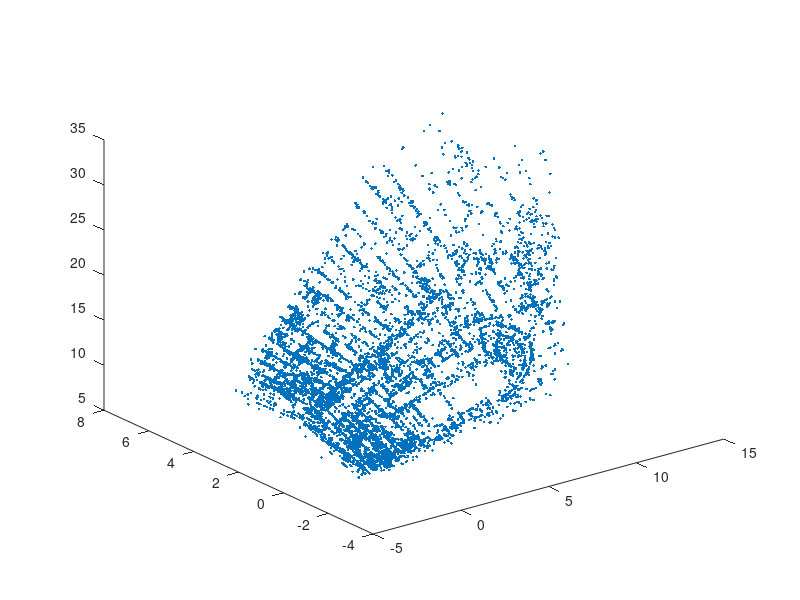

Reproduce this figure in MATLAB. (Note: this script raises an error after producing the figure.)
clear all
close all 
load('compEx1data.mat');


% 3D ploting and camera centers along with its axis ploting
figure(1);
p=plot3(X(1,:),X(2,:),X(3,:),'.');
p.MarkerSize= 4;
axis equal;
% camera plotting
for i = 1: numel(P)
    hold on
    plotcams(P);
end
P_matrix= cell2mat(P(1,1));

%3d points projection
projection = P_matrix*X;
xproj = pflat(projection);
figure (2);
%  imshow( char(imfiles(1)), 'InitialMagnification',150);
%  hold on
%  plot(projection(2,1:end),projection(1,1:end),'r.' )
%  axis equal
im = imread(imfiles{1});
visible = isfinite(x{1}(1 ,:));
imshow(im,'InitialMagnification','fit');
axis equal

hold on

plot(x{1}(2, visible),max(x{1}(1, visible))-x{1}(1, visible),'*');
plot(xproj(2,visible), max(xproj(1,visible))-xproj(1,visible),'ro');
axis equal


%projective transformations

t1 =[1 0 0 0
    0 4 0 0
    0 0 1 0
    1/10 1/10 0 1];
t2 =[1 0 0 0
    0 1 0 0
    0 0 1 0
    1/16 1/16 0 1];

new_3d_points_1 = t1*X;
new_3d_points_2 = t2*X;
new_3d_points_1 =pflat(new_3d_points_1);
new_3d_points_2 =pflat(new_3d_points_2);
figure(3)
p=plot3(new_3d_points_1(1,:),new_3d_points_1(2,:),new_3d_points_1(3,:),'.');
p.MarkerSize= 4;
p_new_cell_array = {};
for i = 1: numel(P)
    P_matrix= cell2mat(P(1,i));
    P_new_matrix = P_matrix*inv(t1);
    p_new_cell_array{1,i}=P_new_matrix;

end
p_p1 = p_new_cell_array;
hold on 
plotcams(p_new_cell_array);
axis equal
figure(6)
p=plot3(new_3d_points_2(1,:),new_3d_points_2(2,:),new_3d_points_2(3,:),'.');
p.MarkerSize= 4;
p_new_cell_array = {};
for i = 1: numel(P)
    P_matrix= cell2mat(P(1,i));
    P_new_matrix = P_matrix*inv(t2);
    p_new_cell_array{1,i}=P_new_matrix;

end
p_p2= p_new_cell_array;
hold on 
plotcams(p_new_cell_array);
axis equal

P_matrix= cell2mat(p_p1(1,1));

%3d points projection
projection = P_matrix*new_3d_points_1;
xproj = pflat(projection);
figure (4);
%  imshow( char(imfiles(1)), 'InitialMagnification',150);
%  hold on
%  plot(projection(2,1:end),projection(1,1:end),'r.' )
%  axis equal
im = imread(imfiles{1});
visible = isfinite(x{1}(1 ,:));
imshow(im,'InitialMagnification','fit');
axis equal

hold on
plot(x{1}(2, visible),max(x{1}(1, visible))-x{1}(1, visible),'*');
plot(xproj(2,visible), max(xproj(1,visible))-xproj(1,visible),'ro');
axis equal

P_matrix= cell2mat(p_p2(1,1));

projection = P_matrix*new_3d_points_2;
xproj = pflat(projection);
figure (5);
%  imshow( char(imfiles(1)), 'InitialMagnification',150);
%  hold on
%  plot(projection(2,1:end),projection(1,1:end),'r.' )
%  axis equal
im = imread(imfiles{1});
visible = isfinite(x{1}(1 ,:));
imshow(im,'InitialMagnification','fit');
axis equal

hold on

plot(x{1}(2, visible),max(x{1}(1, visible))-x{1}(1, visible),'*');
plot(xproj(2,visible), max(xproj(1,visible))-xproj(1,visible),'ro');
axis equal

%Exercise 2

P_matrix= cell2mat(P(1,1))
A = P_matrix(:,1:3);
[r,q] =rq(A);
K = r;
R = q;
K = K./K(3,3);
actual_camera = K;

% second part 
P_matrix= cell2mat(p_p1(1,1))
A = P_matrix(:,1:3);
[r,q] =rq(A);
K = r;
R = q;
moltiplicative_factor = K(3,3);
K = K./K(3,3);
modified_Camera_t1 =K;




% third part 
P_matrix= cell2mat(p_p2(1,1))
A = P_matrix(:,1:3);
[r,q] =rq(A);
K = r;
R = q;
K = K./K(3,3);
modified_Camera_t2 =K;


